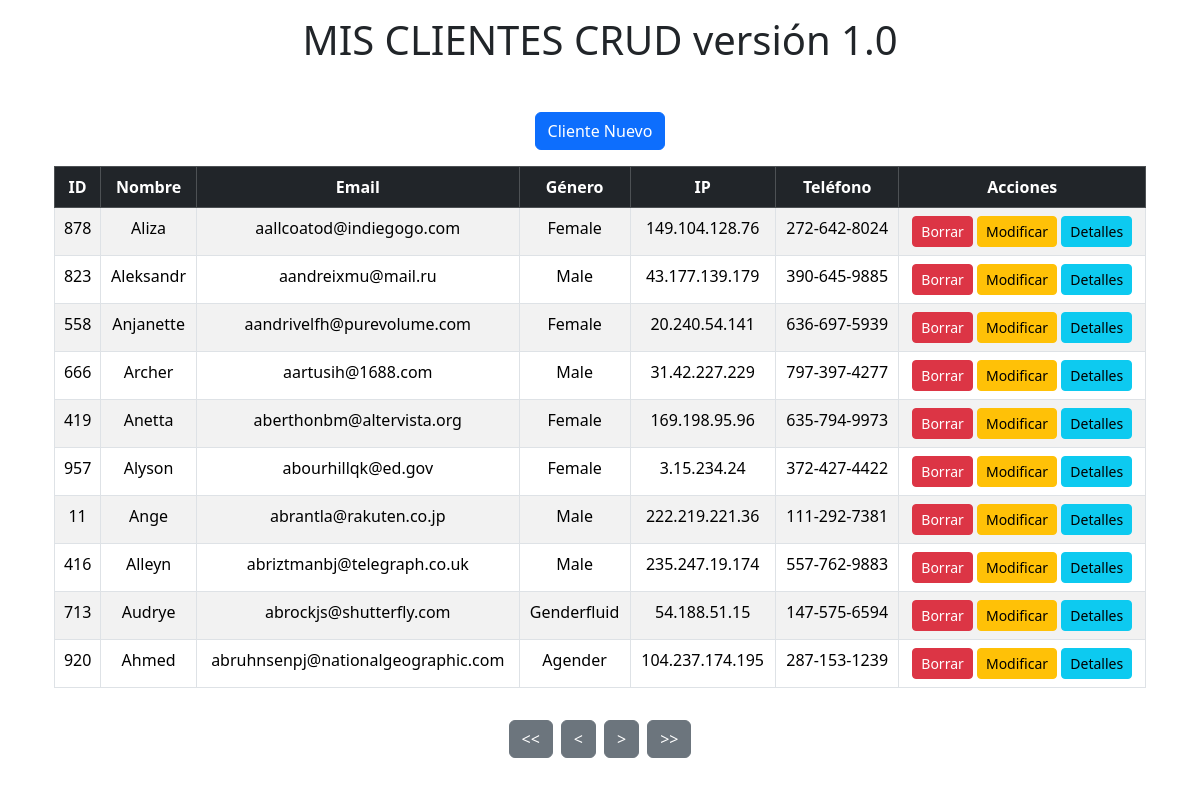
/?ordenar=email (signed in), run on the app's committed database.
### tables this page shows
create table Clientes (
	id INT(8) auto_increment not null,
	first_name VARCHAR(50),
	last_name VARCHAR(50),
	email VARCHAR(50),
	gender VARCHAR(50),
	ip_address VARCHAR(20),
	telefono VARCHAR(50),
	CONSTRAINT pk_usuarios PRIMARY KEY(id)
);

### app/models/AccesoDatosPDO.php (called while the page is built, shortened)
<?php
class AccesoDatos {
    private static $modelo = null;
    private $dbh = null;
    public static function getModelo(){
        if (self::$modelo == null){
            self::$modelo = new AccesoDatos();
        }
        return self::$modelo;
    }
    private function __construct(){
        try {
            $dsn = "mysql:host=".DB_SERVER.";dbname=".DATABASE.";charset=utf8";
            $this->dbh = new PDO($dsn,DB_USER,DB_PASSWD);
            $this->dbh->setAttribute(PDO::ATTR_ERRMODE, PDO::ERRMODE_EXCEPTION);
        } catch (PDOException $e){
            echo "Error de conexión ".$e->getMessage();
            exit();
        }
    }
public function getClientes($primero, $cuantos, $orden = 'id'): array {
    $tuser = [];
    $query = "SELECT * FROM Clientes ORDER BY $orden LIMIT :primero, :cuantos";
    $stmt_usuarios = $this->dbh->prepare($query);
    $stmt_usuarios->bindValue(':primero', $primero, PDO::PARAM_INT);
    $stmt_usuarios->bindValue(':cuantos', $cuantos, PDO::PARAM_INT);
    $stmt_usuarios->setFetchMode(PDO::FETCH_CLASS, 'Cliente');
    if ($stmt_usuarios->execute()) {
        while ($user = $stmt_usuarios->fetch()) {
            $tuser[] = $user;
        }
    }
    return $tuser;
}
}

### app/models/Cliente.php (called while the page is built, shortened)
<?php
class Cliente {
   function __get($name)
   {
       if ( property_exists($this,$name)){
           return $this->$name;
       }
   }
}

### app/views/list.php (the view)
<div class="container mt-5">
    <form class="mb-3 text-center">
        <button type="submit" name="orden" value="Nuevo" class="btn btn-primary">
            Cliente Nuevo
        </button>
    </form>
    <div class="table-responsive">
        <table class="table table-bordered table-striped table-hover text-center">
            <thead class="table-dark">
                <tr>
                    <th><a href="?ordenar=id" class="text-decoration-none text-white">ID</a></th>
                    <th><a href="?ordenar=first_name" class="text-decoration-none text-white">Nombre</a></th>
                    <th><a href="?ordenar=email" class="text-decoration-none text-white">Email</a></th>
                    <th><a href="?ordenar=gender" class="text-decoration-none text-white">Género</a></th>
                    <th><a href="?ordenar=ip_address" class="text-decoration-none text-white">IP</a></th>
                    <th><a href="?ordenar=telefono" class="text-decoration-none text-white">Teléfono</a></th>
                    <th colspan="1">Acciones</th>
                </tr>
            </thead>
            <tbody>
                <?php foreach ($tclientes as $cli): ?>
                    <tr>
                        <td><?= $cli->id ?></td>
                        <td><?= $cli->first_name ?></td>
                        <td><?= $cli->email ?></td>
                        <td><?= $cli->gender ?></td>
                        <td><?= $cli->ip_address ?></td>
                        <td><?= $cli->telefono ?></td>
                        <td>
                            <a href="#" onclick="confirmarBorrar('<?= $cli->first_name ?>','<?= $cli->id ?>');" class="btn btn-danger btn-sm">
                                Borrar
                            </a>
                            <a href="?orden=Modificar&id=<?= $cli->id ?>" class="btn btn-warning btn-sm">
                                Modificar
                            </a>
                            <a href="?orden=Detalles&id=<?= $cli->id ?>" class="btn btn-info btn-sm">
                                Detalles
                            </a>
                        </td>
                    </tr>
                <?php endforeach; ?>
            </tbody>
        </table>
    </div>
    <form class="d-flex justify-content-center mt-3">
        <button name="nav" value="Primero" class="btn btn-secondary mx-1">
            <<
                </button>
                <button name="nav" value="Anterior" class="btn btn-secondary mx-1">
                    <
                        </button>
                        <button name="nav" value="Siguiente" class="btn btn-secondary mx-1">></button>
                        <button name="nav" value="Ultimo" class="btn btn-secondary mx-1">>></button>
    </form>

### data on the page
clientes: id "878", first_name "Aliza", email "aallcoatod@indiegogo.com", gender "Female", ip_address "149.104.128.76", telefono "272-642-8024"
clientes: id "823", first_name "Aleksandr", email "aandreixmu@mail.ru", gender "Male", ip_address "43.177.139.179", telefono "390-645-9885"
clientes: id "558", first_name "Anjanette", email "aandrivelfh@purevolume.com", gender "Female", ip_address "20.240.54.141", telefono "636-697-5939"
clientes: id "666", first_name "Archer", email "aartusih@1688.com", gender "Male", ip_address "31.42.227.229", telefono "797-397-4277"
clientes: id "419", first_name "Anetta", email "aberthonbm@altervista.org", gender "Female", ip_address "169.198.95.96", telefono "635-794-9973"
clientes: id "957", first_name "Alyson", email "abourhillqk@ed.gov", gender "Female", ip_address "3.15.234.24", telefono "372-427-4422"
clientes: id "11", first_name "Ange", email "abrantla@rakuten.co.jp", gender "Male", ip_address "222.219.221.36", telefono "111-292-7381"
clientes: id "416", first_name "Alleyn", email "abriztmanbj@telegraph.co.uk", gender "Male", ip_address "235.247.19.174", telefono "557-762-9883"
clientes: id "713", first_name "Audrye", email "abrockjs@shutterfly.com", gender "Genderfluid", ip_address "54.188.51.15", telefono "147-575-6594"
clientes: id "920", first_name "Ahmed", email "abruhnsenpj@nationalgeographic.com", gender "Agender", ip_address "104.237.174.195", telefono "287-153-1239"
